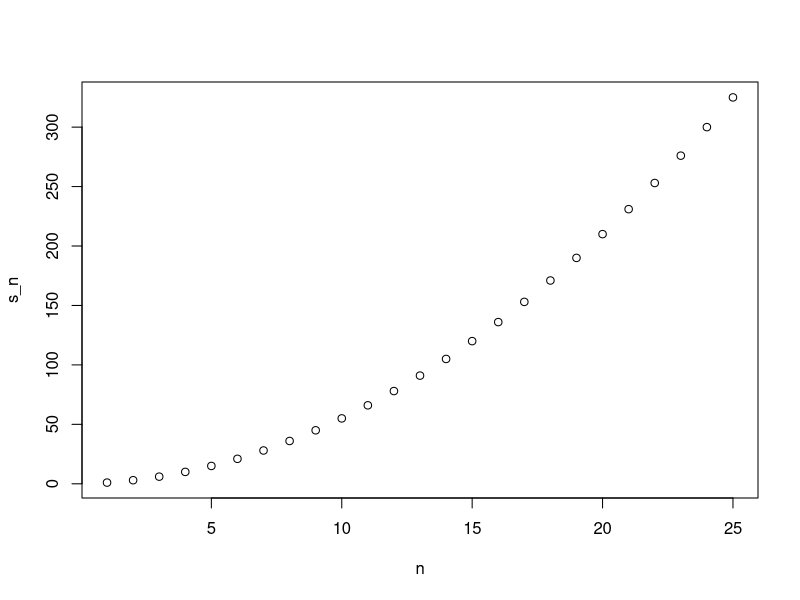
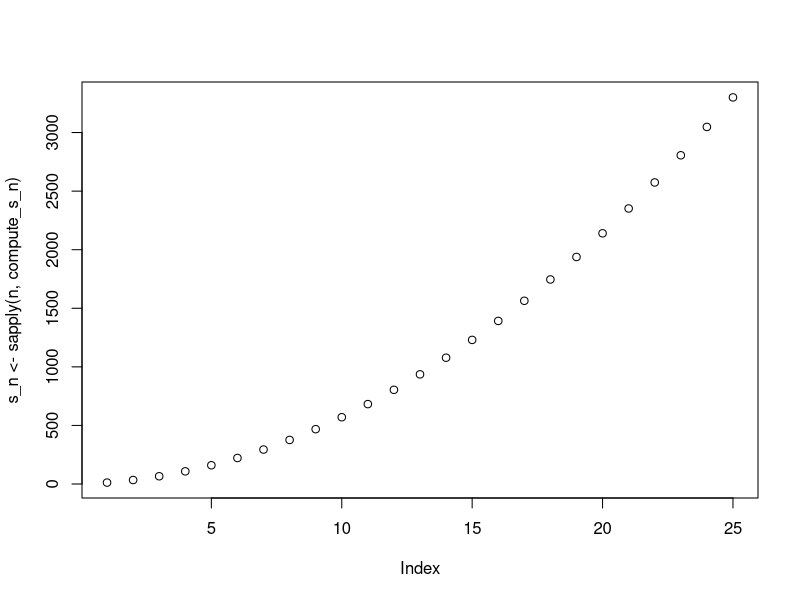
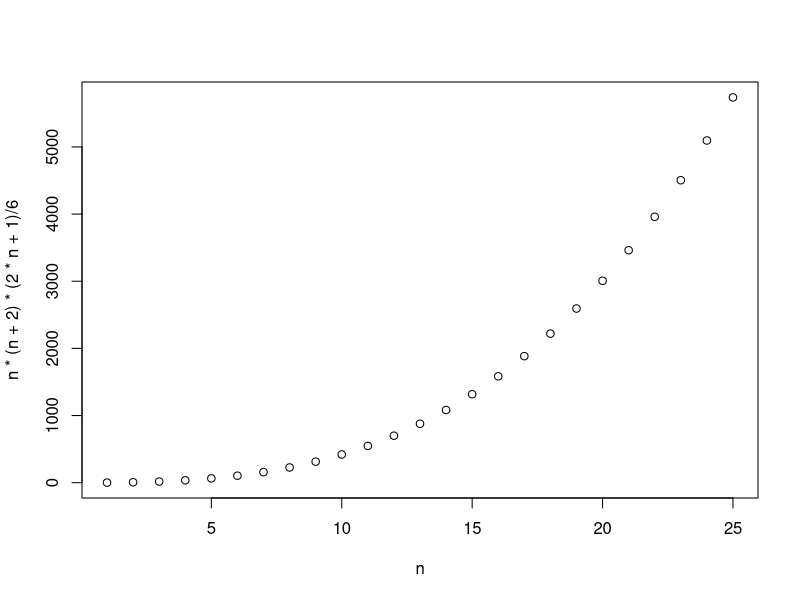

The R source for these figures, in order:
## ---- chunk 1
a <- 0

if(a!=0){
  print(1/a)
} else{
  print("No reciprocal for 0.")
}
#> [1] "No reciprocal for 0."
## ---- chunk 2
library(dslabs)
data(murders)
murder_rate <- murders$total / murders$population*100000
## ---- chunk 3
ind <- which.min(murder_rate)

if(murder_rate[ind] < 0.5){
  print(murders$state[ind]) 
} else{
  print("No state has murder rate that low")
}
#> [1] "Vermont"
## ---- chunk 4
if(murder_rate[ind] < 0.25){
  print(murders$state[ind]) 
} else{
  print("No state has a murder rate that low.")
}
#> [1] "No state has a murder rate that low."
## ---- chunk 5
a <- 0
ifelse(a > 0, 1/a, NA)
#> [1] NA
## ---- chunk 6
a <- c(0, 1, 2, -4, 5)
result <- ifelse(a > 0, 1/a, NA)
## ---- chunk 7
data(na_example)
no_nas <- ifelse(is.na(na_example), 0, na_example) 
sum(is.na(no_nas))
#> [1] 0
## ---- chunk 8
z <- c(TRUE, TRUE, FALSE)
any(z)
#> [1] TRUE
all(z)
#> [1] FALSE
## ---- chunk 9
avg <- function(x){
  s <- sum(x)
  n <- length(x)
  s/n
}
## ---- chunk 10
x <- 1:100
identical(mean(x), avg(x))
#> [1] TRUE
## ---- chunk 11
s <- 3
avg(1:10)
#> [1] 5.5
s
#> [1] 3
## ---- chunk 12
avg <- function(x, arithmetic = TRUE){
  n <- length(x)
  ifelse(arithmetic, sum(x)/n, prod(x)^(1/n))
}
## ---- chunk 13
search()
## ---- chunk 14
stats::filter
## ---- chunk 15
dplyr::filter
## ---- chunk 16
compute_s_n <- function(n){
  x <- 1:n
  sum(x)
}
## ---- chunk 17
for(i in 1:5){
  print(i)
}
#> [1] 1
#> [1] 2
#> [1] 3
#> [1] 4
#> [1] 5
## ---- chunk 18
m <- 25
s_n <- vector(length = m) # create an empty vector
for(n in 1:m){
  s_n[n] <- compute_s_n(n)
}
## ---- chunk 19
n <- 1:m
plot(n, s_n)
## ---- chunk 20
x <- 1:10
sqrt(x)
#>  [1] 1.00 1.41 1.73 2.00 2.24 2.45 2.65 2.83 3.00 3.16
y <- 1:10
x*y
#>  [1]   1   4   9  16  25  36  49  64  81 100
## ---- chunk 21
n <- 1:25
compute_s_n(n)
## ---- chunk 22
x <- 1:10
sapply(x, sqrt)
#>  [1] 1.00 1.41 1.73 2.00 2.24 2.45 2.65 2.83 3.00 3.16
## ---- chunk 23
n <- 1:25
s_n <- sapply(n, compute_s_n)
## ---- chunk 24
x <- c(1,2,-3,4)

if(all(x>0)){
  print("All Postives")
} else{
  print("Not all positives")
}
## ---- chunk 25
print (new_names<-ifelse(nchar(murders$state)>8, murders$abb, murders$state))
## ---- chunk 26
sum_n<-function(n){ sum(seq(1,n)) }
sum_n(5000)
## ---- chunk 27
altman_plot<-function(x,y){ plot(c(x-y,x+y)) }
## ---- chunk 28
x <- 3
my_func <- function(y){
  x <- 5
  y+5
}
## ---- chunk 29
nplustwo <- function(x){x*10+2}
compute_s_n <- function(n){ 
  x <- 1:n
  sum(sapply(x, nplustwo)) }
compute_s_n(10)
## ---- chunk 30
s_n <- vector("numeric", 25)
m <- 25
s_n <- vector(length =m ) #create an empty vector
for(n in 1:m){
  s_n[n] <- compute_s_n(n)
}
## ---- chunk 31
s_n <- vector("numeric", 25)
n <- 1:25
s_n <- sapply(n, compute_s_n)
## ---- chunk 32

## ---- chunk 33
plot(s_n <- sapply(n, compute_s_n))
## ---- chunk 34
n <- 1:25
plot(n, n*(n + 2)*(2*n+1)/6)
